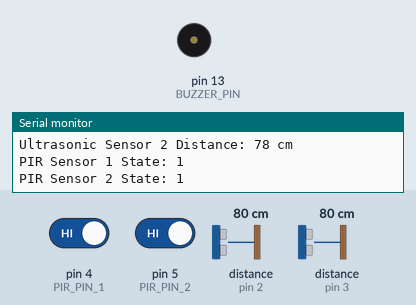
Recording of a sketch running on a simulated Arduino Uno, built with avr-gcc and run on an emulated ATmega328P. Parts: buzzer (waves = sounding, pin HIGH), the last lines printed to the serial monitor. Wiring (inferred from the names in the program): 2 × ultrasonic range finder: trigger pin 6, echo pin 2 / trigger pin 7, echo pin 3. The test bench sets the inputs (shaded band); at power-on: distance to the obstacle (sensors on pin 2, pin 3) 80 cm, pin 4 (PIR_PIN_1) HIGH, pin 5 (PIR_PIN_2) HIGH. The echo pulse lasts 58.3 µs per cm; pins used as bus, display or sensor lines are not drawn.

Above: at 1.2 s.
1.3 s: distance to the obstacle (sensor on pin 2) set to 23 cm
4.3 s: distance to the obstacle (sensor on pin 2) set to 19 cm
At 5.5 s:
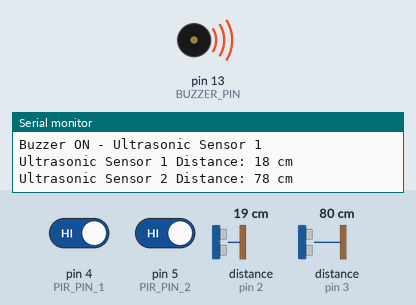
Timing chart, 0 to 7.3 s (numbered marks = the images above; inputs shaded):
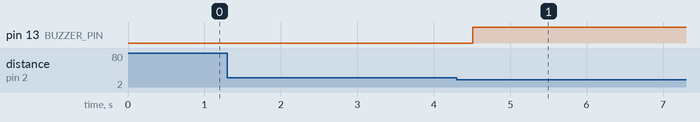

The sketch:

protection_using_sensors.ino
```cpp
#define TRIG_PIN_1 6
#define ECHO_PIN_1 2

#define TRIG_PIN_2 7
#define ECHO_PIN_2 3

#define PIR_PIN_1 4
#define PIR_PIN_2 5

#define BUZZER_PIN 13

void setup() {
  Serial.begin(9600); // Initialize serial communication
  pinMode(TRIG_PIN_1, OUTPUT);
  pinMode(ECHO_PIN_1, INPUT);

  pinMode(TRIG_PIN_2, OUTPUT);
  pinMode(ECHO_PIN_2, INPUT);

  pinMode(PIR_PIN_1, INPUT);
  pinMode(PIR_PIN_2, INPUT);

  pinMode(BUZZER_PIN, OUTPUT);
}

void loop() {
  // Read Ultrasonic sensor 1
  long duration_1, distance_1;
  digitalWrite(TRIG_PIN_1, LOW);
  delayMicroseconds(2);
  digitalWrite(TRIG_PIN_1, HIGH);
  delayMicroseconds(10);
  digitalWrite(TRIG_PIN_1, LOW);
  duration_1 = pulseIn(ECHO_PIN_1, HIGH);
  distance_1 = duration_1 * 0.034 / 2;

  // Read Ultrasonic sensor 2
  long duration_2, distance_2;
  digitalWrite(TRIG_PIN_2, LOW);
  delayMicroseconds(2);
  digitalWrite(TRIG_PIN_2, HIGH);
  delayMicroseconds(10);
  digitalWrite(TRIG_PIN_2, LOW);
  duration_2 = pulseIn(ECHO_PIN_2, HIGH);
  distance_2 = duration_2 * 0.034 / 2;

  // Read PIR sensor 1
  int pir_1_state = digitalRead(PIR_PIN_1);

  // Read PIR sensor 2
  int pir_2_state = digitalRead(PIR_PIN_2);

  Serial.print("Ultrasonic Sensor 1 Distance: ");
  Serial.print(distance_1);
  Serial.println(" cm");

  Serial.print("Ultrasonic Sensor 2 Distance: ");
  Serial.print(distance_2);
  Serial.println(" cm");

  Serial.print("PIR Sensor 1 State: ");
  Serial.println(pir_1_state);

  Serial.print("PIR Sensor 2 State: ");
  Serial.println(pir_2_state);

  // Check if any sensor is triggered
  if (distance_1 < 20) {
    // If ultrasonic sensor 1 is triggered, turn on the buzzer
    digitalWrite(BUZZER_PIN, HIGH);
    Serial.println("Buzzer ON - Ultrasonic Sensor 1");
  } else if (distance_2 < 20) {
    // If ultrasonic sensor 2 is triggered, turn on the buzzer
    digitalWrite(BUZZER_PIN, HIGH);
    Serial.println("Buzzer ON - Ultrasonic Sensor 2");
  } else if (pir_1_state == 0) {
    // If PIR sensor 1 is triggered, turn on the buzzer
    digitalWrite(BUZZER_PIN, HIGH);
    Serial.println("Buzzer ON - PIR Sensor 1");
  } else if (pir_2_state == 0) {
    // If PIR sensor 2 is triggered, turn on the buzzer
    digitalWrite(BUZZER_PIN, HIGH);
    Serial.println("Buzzer ON - PIR Sensor 2");
  } else {
    // If no sensor is triggered, turn off the buzzer
    digitalWrite(BUZZER_PIN, LOW);
    Serial.println("Buzzer OFF");
  }

  // Delay for stability
  delay(100);
}
```

Measured:
- the behaviour switches between 21 and 20 cm on distance to the obstacle (sensor on pin 2) (found by bisection; images 0 and 1)
- after the input at 4.3 s, pin 13 (BUZZER_PIN): LOW → HIGH after 0.21 s
